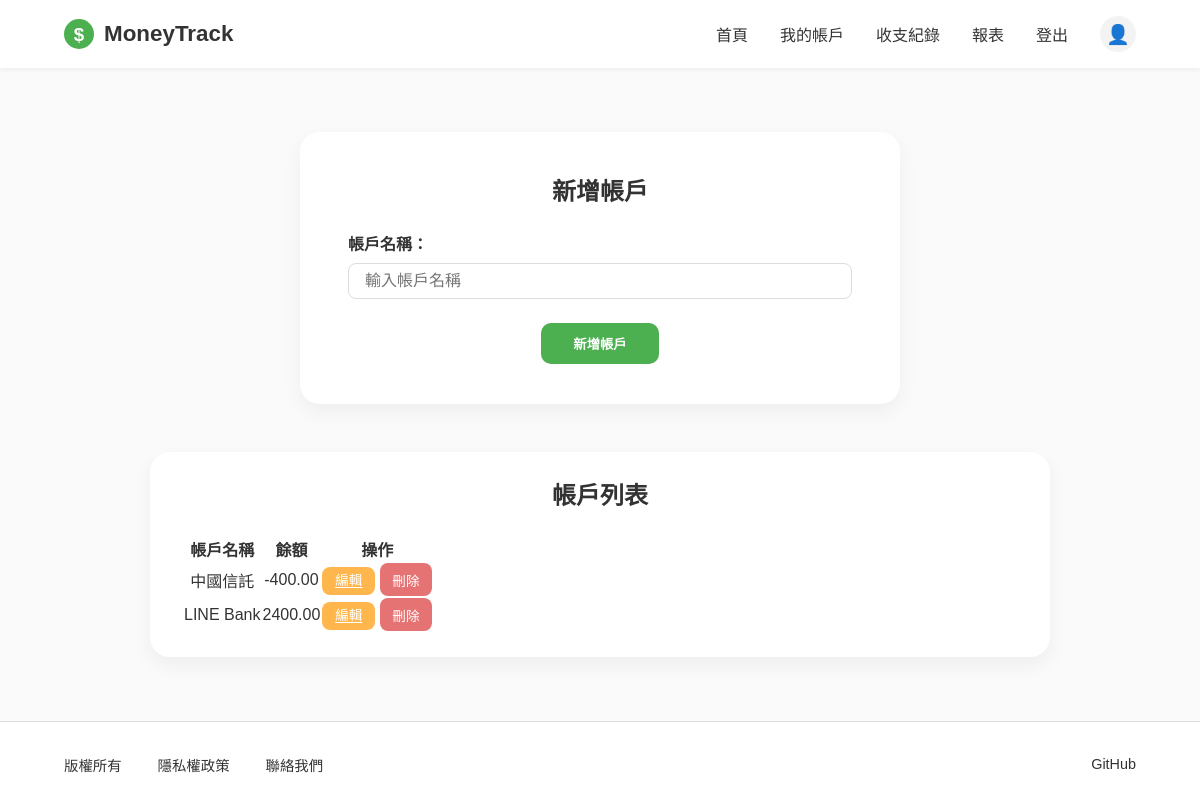
The app's page /moneytrack/accounts/ (signed in), older data.
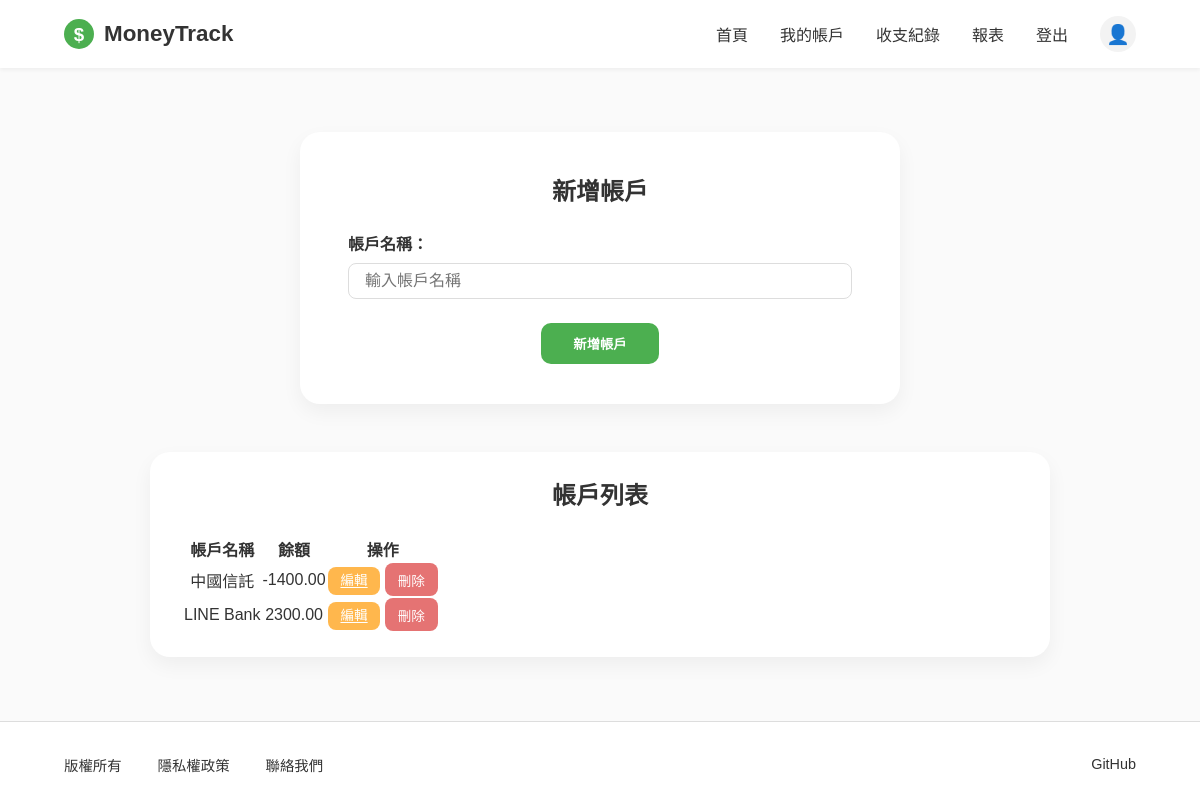
The same page, newer data.
### apps/moneytrack/models/account.py (models this page shows, shortened)
class Account(models.Model):
    user = models.ForeignKey(settings.AUTH_USER_MODEL, on_delete=models.CASCADE, related_name='accounts')
    bank_name = models.CharField(max_length=50)  # 例如：現金、中信銀行
    balance = models.DecimalField(max_digits=12, decimal_places=2, default=0)
    class Meta:
        verbose_name = '帳戶'
        verbose_name_plural = '帳戶'

### apps/moneytrack/views.py (the view)
# urls.py: path('accounts/', views.AccountListView.as_view(), name='account_list'),
class AccountListView(LoginRequiredMixin, View):
    def get(self, request):
        accounts = Account.objects.filter(user=request.user)
        return render(request, 'moneytrack/account_list.html', {'accounts': accounts})

### apps/moneytrack/templates/moneytrack/account_list.html (shortened to what this page needs)
{% extends "core/base.html" %}
{% load static %}
{% block extra_css %}
<link rel="stylesheet" href="{% static 'moneytrack/css/account_list.css' %}" />
{% endblock %}
{% block content %}
<div class="content-wrapper">
    <div class="card-form">
        <h2 style="text-align:center; margin-bottom:1.5rem;">新增帳戶</h2>
        <form method="post" action="{% url 'moneytrack:add_account' %}">
            <label>帳戶名稱：</label>
            <input type="text" name="bank_name" required placeholder="輸入帳戶名稱">
            <div style="text-align:center;">
                <button type="submit" class="btn-primary">新增帳戶</button>
            </div>
        </form>
    </div>
    <div class="table-container">
        <h2 style="text-align:center; margin-bottom:1.5rem;">帳戶列表</h2>
        <table class="table table-striped table-bordered mb-0">
            <thead class="table-dark">
                <tr>
                    <th>帳戶名稱</th>
                    <th>餘額</th>
                    <th>操作</th>
                </tr>
            </thead>
            <tbody>
                {% for acc in accounts %}
                <tr>
                    <td>{{ acc.bank_name }}</td>
                    <td>{{ acc.balance }}</td>
                    <td>
                        <a href="{% url 'moneytrack:edit_account' acc.id %}" class="btn btn-warning">編輯</a>
                        <form method="post" action="{% url 'moneytrack:delete_account' acc.id %}" style="display:inline;">
                            <button type="submit" class="btn btn-danger">刪除</button>
                        </form>
                    </td>
                </tr>
                {% empty %}
                <tr>
                    <td colspan="3" class="text-center">目前沒有帳戶。</td>
                </tr>
                {% endfor %}
            </tbody>
        </table>
    </div>
</div>
{% endblock %}

### apps/core/templates/core/base.html (shortened to what this page needs)
{% load static%}
{% load socialaccount %}
{% load custom_tags %}
<!DOCTYPE html>
<html lang="zh-Hant">
<head>
  <link rel="stylesheet" href="https://cdnjs.cloudflare.com/ajax/libs/font-awesome/6.5.2/css/all.min.css">
  <link rel="stylesheet" href="{% static 'core/css/global.css' %}" />
  {% block extra_css %}{% endblock %}
</head>
<body>
  <nav>
    <div class="nav-left">
      <a href="{% url 'core:home' %}" class="logo">
        <svg width="24" height="24" viewBox="0 0 24 24" fill="none" xmlns="http://www.w3.org/2000/svg">
          <circle cx="12" cy="12" r="12" fill="#4CAF50"/>
          <text x="50%" y="50%" dominant-baseline="central" text-anchor="middle" fill="white" font-size="15" font-weight="bold" font-family="Arial, sans-serif">$</text>
        </svg>
        MoneyTrack
      </a>
    </div>
    <div class="nav-links">
      <a href="{% url 'core:home' %}">首頁</a>
      <a href="{% url 'moneytrack:account_list' %}">我的帳戶</a>
      <a href="{% url 'moneytrack:finance_list' %}">收支紀錄</a>
      <a href="#">報表</a>
      {% if user.is_authenticated %}
        <a href="{% url 'account_logout' %}">登出</a>
        <div class="user-icon">👤</div>
      {% else %}
        <a href="{% url 'account_login' %}" style="text-decoration: none;">登入</a>
      {% endif %}
    </div>
  </nav>
  {% block content %}{% endblock %}
  <footer>
    <div class="footer-left">
      <a href="#">版權所有</a>
      <a href="#">隱私權政策</a>
      <a href="#">聯絡我們</a>
    </div>
    <div class="footer-right">
      <a href="#">GitHub</a>
    </div>
  </footer>
</body>
</html>

### apps/core/static/core/css/global.css (style rules this page uses)
* { margin: 0; padding: 0; box-sizing: border-box; font-family: 'Noto Sans TC', sans-serif; color: #333; }
body { background-color: #fafafa; overflow-x: hidden; }
nav { display: flex; justify-content: space-between; align-items: center; padding: 1rem 4rem; background-color: white; box-shadow: 0 2px 4px rgba(0,0,0,0.05); position: sticky; top: 0; z-index: 10; }
.nav-left { display: flex; align-items: center; gap: 10px; }
.logo { display: flex; align-items: center; gap: 10px; font-size: 1.4rem; font-weight: 700; text-decoration: none; color: #333; }
.logo svg { width: 30px; height: 30px; }
.nav-links { display: flex; gap: 2rem; margin-left: auto; align-items: center; }
.nav-links a, .nav-links a:link, .nav-links a:visited, .nav-links a:active { text-decoration: none; font-weight: 500; transition: color 0.3s; color: #333 !important; }
.user-icon { width: 36px; height: 36px; background-color: #f3f3f3; border-radius: 50%; display: flex; justify-content: center; align-items: center; font-size: 1.2rem; cursor: pointer; transition: background-color 0.3s, transform 0.3s; }
footer { background-color: white; text-align: center; padding: 2rem 4rem; font-size: 0.9rem; border-top: 1px solid #ddd; display: flex; justify-content: space-between; align-items: center; flex-wrap: wrap; }
footer a { text-decoration: none; color: #333; margin-right: 2rem; }
footer .footer-right a { margin-right: 0; }

### apps/moneytrack/static/moneytrack/css/account_list.css (style rules this page uses)
.content-wrapper { display: flex; flex-direction: column; align-items: center; padding: 4rem 2rem; gap: 3rem; }
.card-form { background-color: white; padding: 2.5rem 3rem; border-radius: 20px; box-shadow: 0 8px 20px rgba(0,0,0,0.05); width: 100%; max-width: 600px; animation: fadeUp 1s ease; }
.card-form label { font-weight: 600; margin-bottom: 0.5rem; display: block; }
.card-form input { width: 100%; padding: 0.5rem 1rem; border-radius: 8px; border: 1px solid #ddd; margin-bottom: 1.5rem; font-size: 1rem; }
.btn-primary { background-color: #4CAF50; color: white; padding: 0.7rem 2rem; border: none; border-radius: 10px; font-weight: 600; cursor: pointer; transition: transform 0.2s, background-color 0.3s; }
.btn-warning { background-color: #ffb74d; border: none; color: white; padding: 0.4rem 0.8rem; border-radius: 8px; font-size: 0.85rem; }
.btn-danger { background-color: #e57373; border: none; color: white; padding: 0.4rem 0.8rem; border-radius: 8px; font-size: 0.85rem; }
.table-container { background-color: white; padding: 1.5rem 2rem; border-radius: 20px; box-shadow: 0 8px 20px rgba(0,0,0,0.05); width: 100%; max-width: 900px; animation: fadeUp 1s ease; }
.table thead.table-dark { border-radius: 16px 16px 0 0; }
.table td, .table th { text-align: center; }

Row changes from the older to the newer data that the page shows:
changed Account "中國信託": balance "-400.00" → "-1400.00"
changed Account "LINE Bank": balance "2400.00" → "2300.00"
